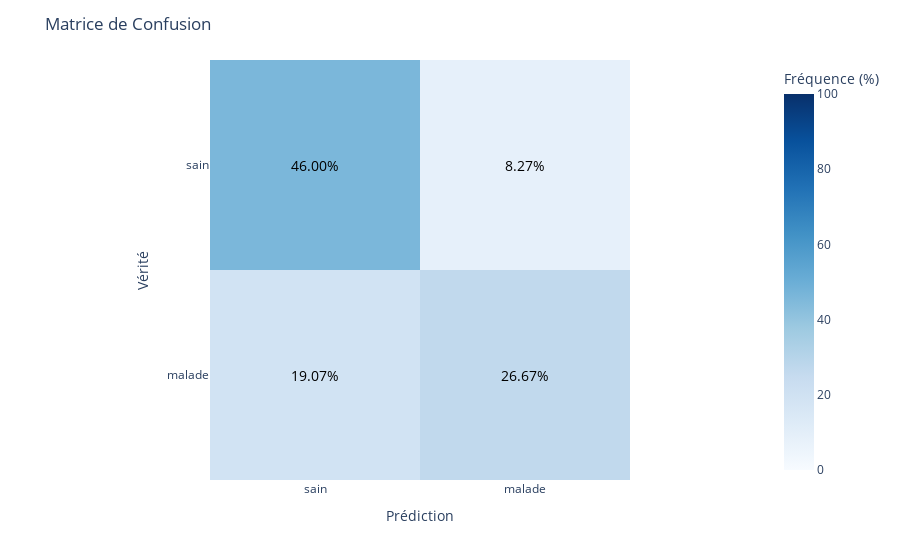
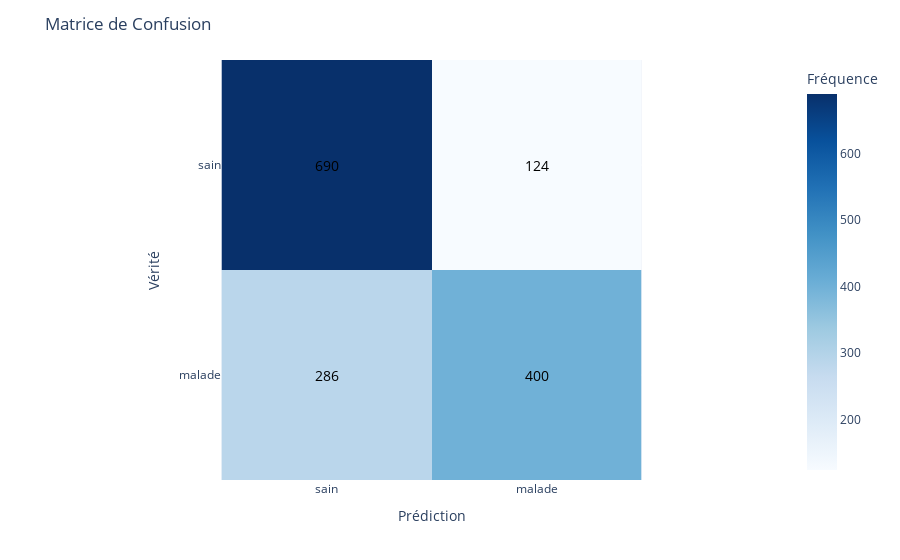

The notebook cell saved with these charts, in order:
### Code cell
plot_confusion_matrix(y_true, y_pred, normalize=True)
plot_confusion_matrix(y_true, y_pred)

### Figure 1 — Plotly figure (JSON) as saved in the notebook; plotly's stock layout.template omitted (floating-point values rounded to 4 significant figures)
{"data": [{"coloraxis": "coloraxis", "hovertemplate": "Prédiction: %{x}<br>Vérité: %{y}<br>Fréquence (%): %{z}<extra></extra>", "name": "0", "type": "heatmap", "x": ["sain", "malade"], "xaxis": "x", "y": ["sain", "malade"], "yaxis": "y", "z": [[46, 8.267], [19.07, 26.67]]}], "layout": {"annotations": [{"align": "center", "font": {"color": "black", "size": 14}, "showarrow": false, "text": "46.00%", "x": 0, "y": 0}, {"align": "center", "font": {"color": "black", "size": 14}, "showarrow": false, "text": "8.27%", "x": 1, "y": 0}, {"align": "center", "font": {"color": "black", "size": 14}, "showarrow": false, "text": "19.07%", "x": 0, "y": 1}, {"align": "center", "font": {"color": "black", "size": 14}, "showarrow": false, "text": "26.67%", "x": 1, "y": 1}], "coloraxis": {"cmax": 100, "cmin": 0, "colorbar": {"title": {"text": "Fréquence (%)"}}, "colorscale": [[0, "rgb(247,251,255)"], [0.125, "rgb(222,235,247)"], [0.25, "rgb(198,219,239)"], [0.375, "rgb(158,202,225)"], [0.5, "rgb(107,174,214)"], [0.625, "rgb(66,146,198)"], [0.75, "rgb(33,113,181)"], [0.875, "rgb(8,81,156)"], [1, "rgb(8,48,107)"]]}, "margin": {"t": 60}, "title": {"text": "Matrice de Confusion"}, "xaxis": {"anchor": "y", "constrain": "domain", "domain": [0, 1], "scaleanchor": "y", "title": {"text": "Prédiction"}}, "yaxis": {"anchor": "x", "autorange": "reversed", "constrain": "domain", "domain": [0, 1], "title": {"text": "Vérité"}}}}

### Figure 2 — Plotly figure (JSON) as saved in the notebook; plotly's stock layout.template omitted (floating-point values rounded to 4 significant figures)
{"data": [{"coloraxis": "coloraxis", "hovertemplate": "Prédiction: %{x}<br>Vérité: %{y}<br>Fréquence: %{z}<extra></extra>", "name": "0", "type": "heatmap", "x": ["sain", "malade"], "xaxis": "x", "y": ["sain", "malade"], "yaxis": "y", "z": [[690, 124], [286, 400]]}], "layout": {"annotations": [{"align": "center", "font": {"color": "black", "size": 14}, "showarrow": false, "text": "690", "x": 0, "y": 0}, {"align": "center", "font": {"color": "black", "size": 14}, "showarrow": false, "text": "124", "x": 1, "y": 0}, {"align": "center", "font": {"color": "black", "size": 14}, "showarrow": false, "text": "286", "x": 0, "y": 1}, {"align": "center", "font": {"color": "black", "size": 14}, "showarrow": false, "text": "400", "x": 1, "y": 1}], "coloraxis": {"colorbar": {"title": {"text": "Fréquence"}}, "colorscale": [[0, "rgb(247,251,255)"], [0.125, "rgb(222,235,247)"], [0.25, "rgb(198,219,239)"], [0.375, "rgb(158,202,225)"], [0.5, "rgb(107,174,214)"], [0.625, "rgb(66,146,198)"], [0.75, "rgb(33,113,181)"], [0.875, "rgb(8,81,156)"], [1, "rgb(8,48,107)"]]}, "margin": {"t": 60}, "title": {"text": "Matrice de Confusion"}, "xaxis": {"anchor": "y", "constrain": "domain", "domain": [0, 1], "scaleanchor": "y", "title": {"text": "Prédiction"}}, "yaxis": {"anchor": "x", "autorange": "reversed", "constrain": "domain", "domain": [0, 1], "title": {"text": "Vérité"}}}}
